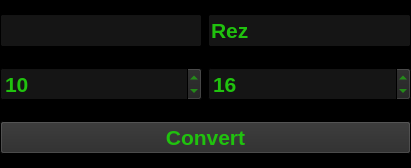
<?xml version="1.0" encoding="UTF-8"?>
<ui version="4.0">
 <class>MainWindow</class>
 <widget class="QWidget" name="MainWindow">
  <property name="geometry">
   <rect>
    <x>0</x>
    <y>0</y>
    <width>411</width>
    <height>168</height>
   </rect>
  </property>
  <property name="minimumSize">
   <size>
    <width>411</width>
    <height>168</height>
   </size>
  </property>
  <property name="maximumSize">
   <size>
    <width>411</width>
    <height>168</height>
   </size>
  </property>
  <property name="palette">
   <palette>
    <active>
     <colorrole role="WindowText">
      <brush brushstyle="SolidPattern">
       <color alpha="255">
        <red>32</red>
        <green>194</green>
        <blue>14</blue>
       </color>
      </brush>
     </colorrole>
     <colorrole role="Button">
      <brush brushstyle="SolidPattern">
       <color alpha="255">
        <red>33</red>
        <green>33</green>
        <blue>33</blue>
       </color>
      </brush>
     </colorrole>
     <colorrole role="Light">
      <brush brushstyle="SolidPattern">
       <color alpha="255">
        <red>33</red>
        <green>33</green>
        <blue>33</blue>
       </color>
      </brush>
     </colorrole>
     <colorrole role="Midlight">
      <brush brushstyle="SolidPattern">
       <color alpha="255">
        <red>25</red>
        <green>25</green>
        <blue>25</blue>
       </color>
      </brush>
     </colorrole>
     <colorrole role="Dark">
      <brush brushstyle="SolidPattern">
       <color alpha="255">
        <red>33</red>
        <green>33</green>
        <blue>33</blue>
       </color>
      </brush>
     </colorrole>
     <colorrole role="Mid">
      <brush brushstyle="SolidPattern">
       <color alpha="255">
        <red>32</red>
        <green>32</green>
        <blue>32</blue>
       </color>
      </brush>
     </colorrole>
     <colorrole role="Text">
      <brush brushstyle="SolidPattern">
       <color alpha="255">
        <red>32</red>
        <green>194</green>
        <blue>14</blue>
       </color>
      </brush>
     </colorrole>
     <colorrole role="BrightText">
      <brush brushstyle="SolidPattern">
       <color alpha="255">
        <red>0</red>
        <green>85</green>
        <blue>0</blue>
       </color>
      </brush>
     </colorrole>
     <colorrole role="ButtonText">
      <brush brushstyle="SolidPattern">
       <color alpha="255">
        <red>32</red>
        <green>194</green>
        <blue>14</blue>
       </color>
      </brush>
     </colorrole>
     <colorrole role="Base">
      <brush brushstyle="SolidPattern">
       <color alpha="255">
        <red>21</red>
        <green>21</green>
        <blue>21</blue>
       </color>
      </brush>
     </colorrole>
     <colorrole role="Window">
      <brush brushstyle="SolidPattern">
       <color alpha="255">
        <red>0</red>
        <green>0</green>
        <blue>0</blue>
       </color>
      </brush>
     </colorrole>
     <colorrole role="Shadow">
      <brush brushstyle="SolidPattern">
       <color alpha="255">
        <red>25</red>
        <green>25</green>
        <blue>25</blue>
       </color>
      </brush>
     </colorrole>
     <colorrole role="Highlight">
      <brush brushstyle="SolidPattern">
       <color alpha="255">
        <red>0</red>
        <green>81</green>
        <blue>0</blue>
       </color>
      </brush>
     </colorrole>
     <colorrole role="HighlightedText">
      <brush brushstyle="SolidPattern">
       <color alpha="255">
        <red>37</red>
        <green>226</green>
        <blue>16</blue>
       </color>
      </brush>
     </colorrole>
     <colorrole role="Link">
      <brush brushstyle="SolidPattern">
       <color alpha="255">
        <red>0</red>
        <green>0</green>
        <blue>0</blue>
       </color>
      </brush>
     </colorrole>
     <colorrole role="LinkVisited">
      <brush brushstyle="SolidPattern">
       <color alpha="255">
        <red>0</red>
        <green>0</green>
        <blue>0</blue>
       </color>
      </brush>
     </colorrole>
     <colorrole role="AlternateBase">
      <brush brushstyle="SolidPattern">
       <color alpha="255">
        <red>0</red>
        <green>0</green>
        <blue>0</blue>
       </color>
      </brush>
     </colorrole>
     <colorrole role="ToolTipBase">
      <brush brushstyle="SolidPattern">
       <color alpha="255">
        <red>0</red>
        <green>0</green>
        <blue>0</blue>
       </color>
      </brush>
     </colorrole>
     <colorrole role="ToolTipText">
      <brush brushstyle="SolidPattern">
       <color alpha="255">
        <red>0</red>
        <green>0</green>
        <blue>0</blue>
       </color>
      </brush>
     </colorrole>
    </active>
    <inactive>
     <colorrole role="WindowText">
      <brush brushstyle="SolidPattern">
       <color alpha="255">
        <red>32</red>
        <green>194</green>
        <blue>14</blue>
       </color>
      </brush>
     </colorrole>
     <colorrole role="Button">
      <brush brushstyle="SolidPattern">
       <color alpha="255">
        <red>33</red>
        <green>33</green>
        <blue>33</blue>
       </color>
      </brush>
     </colorrole>
     <colorrole role="Light">
      <brush brushstyle="SolidPattern">
       <color alpha="255">
        <red>33</red>
        <green>33</green>
        <blue>33</blue>
       </color>
      </brush>
     </colorrole>
     <colorrole role="Midlight">
      <brush brushstyle="SolidPattern">
       <color alpha="255">
        <red>25</red>
        <green>25</green>
        <blue>25</blue>
       </color>
      </brush>
     </colorrole>
     <colorrole role="Dark">
      <brush brushstyle="SolidPattern">
       <color alpha="255">
        <red>33</red>
        <green>33</green>
        <blue>33</blue>
       </color>
      </brush>
     </colorrole>
     <colorrole role="Mid">
      <brush brushstyle="SolidPattern">
       <color alpha="255">
        <red>32</red>
        <green>32</green>
        <blue>32</blue>
       </color>
      </brush>
     </colorrole>
     <colorrole role="Text">
      <brush brushstyle="SolidPattern">
       <color alpha="255">
        <red>32</red>
        <green>194</green>
        <blue>14</blue>
       </color>
      </brush>
     </colorrole>
     <colorrole role="BrightText">
      <brush brushstyle="SolidPattern">
       <color alpha="255">
        <red>0</red>
        <green>85</green>
        <blue>0</blue>
       </color>
      </brush>
     </colorrole>
     <colorrole role="ButtonText">
      <brush brushstyle="SolidPattern">
       <color alpha="255">
        <red>32</red>
        <green>194</green>
        <blue>14</blue>
       </color>
      </brush>
     </colorrole>
     <colorrole role="Base">
      <brush brushstyle="SolidPattern">
       <color alpha="255">
        <red>21</red>
        <green>21</green>
        <blue>21</blue>
       </color>
      </brush>
     </colorrole>
     <colorrole role="Window">
      <brush brushstyle="SolidPattern">
       <color alpha="255">
        <red>0</red>
        <green>0</green>
        <blue>0</blue>
       </color>
      </brush>
     </colorrole>
     <colorrole role="Shadow">
      <brush brushstyle="SolidPattern">
       <color alpha="255">
        <red>25</red>
        <green>25</green>
        <blue>25</blue>
       </color>
      </brush>
     </colorrole>
     <colorrole role="Highlight">
      <brush brushstyle="SolidPattern">
       <color alpha="255">
        <red>0</red>
        <green>81</green>
        <blue>0</blue>
       </color>
      </brush>
     </colorrole>
     <colorrole role="HighlightedText">
      <brush brushstyle="SolidPattern">
       <color alpha="255">
        <red>37</red>
        <green>226</green>
        <blue>16</blue>
       </color>
      </brush>
     </colorrole>
     <colorrole role="Link">
      <brush brushstyle="SolidPattern">
       <color alpha="255">
        <red>0</red>
        <green>0</green>
        <blue>0</blue>
       </color>
      </brush>
     </colorrole>
     <colorrole role="LinkVisited">
      <brush brushstyle="SolidPattern">
       <color alpha="255">
        <red>0</red>
        <green>0</green>
        <blue>0</blue>
       </color>
      </brush>
     </colorrole>
     <colorrole role="AlternateBase">
      <brush brushstyle="SolidPattern">
       <color alpha="255">
        <red>0</red>
        <green>0</green>
        <blue>0</blue>
       </color>
      </brush>
     </colorrole>
     <colorrole role="ToolTipBase">
      <brush brushstyle="SolidPattern">
       <color alpha="255">
        <red>0</red>
        <green>0</green>
        <blue>0</blue>
       </color>
      </brush>
     </colorrole>
     <colorrole role="ToolTipText">
      <brush brushstyle="SolidPattern">
       <color alpha="255">
        <red>0</red>
        <green>0</green>
        <blue>0</blue>
       </color>
      </brush>
     </colorrole>
    </inactive>
    <disabled>
     <colorrole role="WindowText">
      <brush brushstyle="SolidPattern">
       <color alpha="255">
        <red>33</red>
        <green>33</green>
        <blue>33</blue>
       </color>
      </brush>
     </colorrole>
     <colorrole role="Button">
      <brush brushstyle="SolidPattern">
       <color alpha="255">
        <red>33</red>
        <green>33</green>
        <blue>33</blue>
       </color>
      </brush>
     </colorrole>
     <colorrole role="Light">
      <brush brushstyle="SolidPattern">
       <color alpha="255">
        <red>33</red>
        <green>33</green>
        <blue>33</blue>
       </color>
      </brush>
     </colorrole>
     <colorrole role="Midlight">
      <brush brushstyle="SolidPattern">
       <color alpha="255">
        <red>25</red>
        <green>25</green>
        <blue>25</blue>
       </color>
      </brush>
     </colorrole>
     <colorrole role="Dark">
      <brush brushstyle="SolidPattern">
       <color alpha="255">
        <red>33</red>
        <green>33</green>
        <blue>33</blue>
       </color>
      </brush>
     </colorrole>
     <colorrole role="Mid">
      <brush brushstyle="SolidPattern">
       <color alpha="255">
        <red>32</red>
        <green>32</green>
        <blue>32</blue>
       </color>
      </brush>
     </colorrole>
     <colorrole role="Text">
      <brush brushstyle="SolidPattern">
       <color alpha="255">
        <red>33</red>
        <green>33</green>
        <blue>33</blue>
       </color>
      </brush>
     </colorrole>
     <colorrole role="BrightText">
      <brush brushstyle="SolidPattern">
       <color alpha="255">
        <red>0</red>
        <green>85</green>
        <blue>0</blue>
       </color>
      </brush>
     </colorrole>
     <colorrole role="ButtonText">
      <brush brushstyle="SolidPattern">
       <color alpha="255">
        <red>33</red>
        <green>33</green>
        <blue>33</blue>
       </color>
      </brush>
     </colorrole>
     <colorrole role="Base">
      <brush brushstyle="SolidPattern">
       <color alpha="255">
        <red>0</red>
        <green>0</green>
        <blue>0</blue>
       </color>
      </brush>
     </colorrole>
     <colorrole role="Window">
      <brush brushstyle="SolidPattern">
       <color alpha="255">
        <red>0</red>
        <green>0</green>
        <blue>0</blue>
       </color>
      </brush>
     </colorrole>
     <colorrole role="Shadow">
      <brush brushstyle="SolidPattern">
       <color alpha="255">
        <red>25</red>
        <green>25</green>
        <blue>25</blue>
       </color>
      </brush>
     </colorrole>
     <colorrole role="Highlight">
      <brush brushstyle="SolidPattern">
       <color alpha="255">
        <red>0</red>
        <green>0</green>
        <blue>128</blue>
       </color>
      </brush>
     </colorrole>
     <colorrole role="HighlightedText">
      <brush brushstyle="SolidPattern">
       <color alpha="255">
        <red>37</red>
        <green>226</green>
        <blue>16</blue>
       </color>
      </brush>
     </colorrole>
     <colorrole role="Link">
      <brush brushstyle="SolidPattern">
       <color alpha="255">
        <red>0</red>
        <green>0</green>
        <blue>0</blue>
       </color>
      </brush>
     </colorrole>
     <colorrole role="LinkVisited">
      <brush brushstyle="SolidPattern">
       <color alpha="255">
        <red>0</red>
        <green>0</green>
        <blue>0</blue>
       </color>
      </brush>
     </colorrole>
     <colorrole role="AlternateBase">
      <brush brushstyle="SolidPattern">
       <color alpha="255">
        <red>0</red>
        <green>0</green>
        <blue>0</blue>
       </color>
      </brush>
     </colorrole>
     <colorrole role="ToolTipBase">
      <brush brushstyle="SolidPattern">
       <color alpha="255">
        <red>0</red>
        <green>0</green>
        <blue>0</blue>
       </color>
      </brush>
     </colorrole>
     <colorrole role="ToolTipText">
      <brush brushstyle="SolidPattern">
       <color alpha="255">
        <red>0</red>
        <green>0</green>
        <blue>0</blue>
       </color>
      </brush>
     </colorrole>
    </disabled>
   </palette>
  </property>
  <property name="font">
   <font>
    <pointsize>16</pointsize>
    <weight>75</weight>
    <bold>true</bold>
   </font>
  </property>
  <property name="windowTitle">
   <string>Converter</string>
  </property>
  <widget class="QWidget" name="gridLayoutWidget">
   <property name="geometry">
    <rect>
     <x>0</x>
     <y>0</y>
     <width>411</width>
     <height>168</height>
    </rect>
   </property>
   <layout class="QGridLayout" name="gridLayout">
    <property name="sizeConstraint">
     <enum>QLayout::SetDefaultConstraint</enum>
    </property>
    <item row="1" column="0">
     <widget class="QSpinBox" name="spinBox">
      <property name="minimum">
       <number>2</number>
      </property>
      <property name="maximum">
       <number>36</number>
      </property>
      <property name="value">
       <number>10</number>
      </property>
     </widget>
    </item>
    <item row="1" column="1">
     <widget class="QSpinBox" name="spinBox_2">
      <property name="minimum">
       <number>2</number>
      </property>
      <property name="maximum">
       <number>36</number>
      </property>
      <property name="value">
       <number>16</number>
      </property>
     </widget>
    </item>
    <item row="0" column="0">
     <widget class="QLineEdit" name="lineEdit">
      <property name="palette">
       <palette>
        <active>
         <colorrole role="Button">
          <brush brushstyle="SolidPattern">
           <color alpha="255">
            <red>29</red>
            <green>29</green>
            <blue>29</blue>
           </color>
          </brush>
         </colorrole>
         <colorrole role="Text">
          <brush brushstyle="SolidPattern">
           <color alpha="200">
            <red>32</red>
            <green>194</green>
            <blue>14</blue>
           </color>
          </brush>
         </colorrole>
        </active>
        <inactive>
         <colorrole role="Button">
          <brush brushstyle="SolidPattern">
           <color alpha="255">
            <red>29</red>
            <green>29</green>
            <blue>29</blue>
           </color>
          </brush>
         </colorrole>
         <colorrole role="Text">
          <brush brushstyle="SolidPattern">
           <color alpha="200">
            <red>32</red>
            <green>194</green>
            <blue>14</blue>
           </color>
          </brush>
         </colorrole>
        </inactive>
        <disabled>
         <colorrole role="Button">
          <brush brushstyle="SolidPattern">
           <color alpha="255">
            <red>29</red>
            <green>29</green>
            <blue>29</blue>
           </color>
          </brush>
         </colorrole>
         <colorrole role="Text">
          <brush brushstyle="SolidPattern">
           <color alpha="255">
            <red>0</red>
            <green>85</green>
            <blue>0</blue>
           </color>
          </brush>
         </colorrole>
        </disabled>
       </palette>
      </property>
      <property name="inputMask">
       <string/>
      </property>
      <property name="maxLength">
       <number>9</number>
      </property>
     </widget>
    </item>
    <item row="0" column="1">
     <widget class="QLineEdit" name="lineEdit_3">
      <property name="text">
       <string>Rez</string>
      </property>
      <property name="maxLength">
       <number>9</number>
      </property>
      <property name="readOnly">
       <bool>true</bool>
      </property>
     </widget>
    </item>
    <item row="2" column="0" colspan="2">
     <widget class="QPushButton" name="convertButton">
      <property name="palette">
       <palette>
        <active>
         <colorrole role="Button">
          <brush brushstyle="SolidPattern">
           <color alpha="255">
            <red>42</red>
            <green>42</green>
            <blue>42</blue>
           </color>
          </brush>
         </colorrole>
         <colorrole role="Shadow">
          <brush brushstyle="SolidPattern">
           <color alpha="255">
            <red>42</red>
            <green>42</green>
            <blue>42</blue>
           </color>
          </brush>
         </colorrole>
        </active>
        <inactive>
         <colorrole role="Button">
          <brush brushstyle="SolidPattern">
           <color alpha="255">
            <red>42</red>
            <green>42</green>
            <blue>42</blue>
           </color>
          </brush>
         </colorrole>
         <colorrole role="Shadow">
          <brush brushstyle="SolidPattern">
           <color alpha="255">
            <red>42</red>
            <green>42</green>
            <blue>42</blue>
           </color>
          </brush>
         </colorrole>
        </inactive>
        <disabled>
         <colorrole role="Button">
          <brush brushstyle="SolidPattern">
           <color alpha="255">
            <red>42</red>
            <green>42</green>
            <blue>42</blue>
           </color>
          </brush>
         </colorrole>
         <colorrole role="Shadow">
          <brush brushstyle="SolidPattern">
           <color alpha="255">
            <red>42</red>
            <green>42</green>
            <blue>42</blue>
           </color>
          </brush>
         </colorrole>
        </disabled>
       </palette>
      </property>
      <property name="autoFillBackground">
       <bool>false</bool>
      </property>
      <property name="inputMethodHints">
       <set>Qt::ImhNone</set>
      </property>
      <property name="text">
       <string>Convert</string>
      </property>
     </widget>
    </item>
   </layout>
  </widget>
 </widget>
 <resources/>
 <connections/>
</ui>
